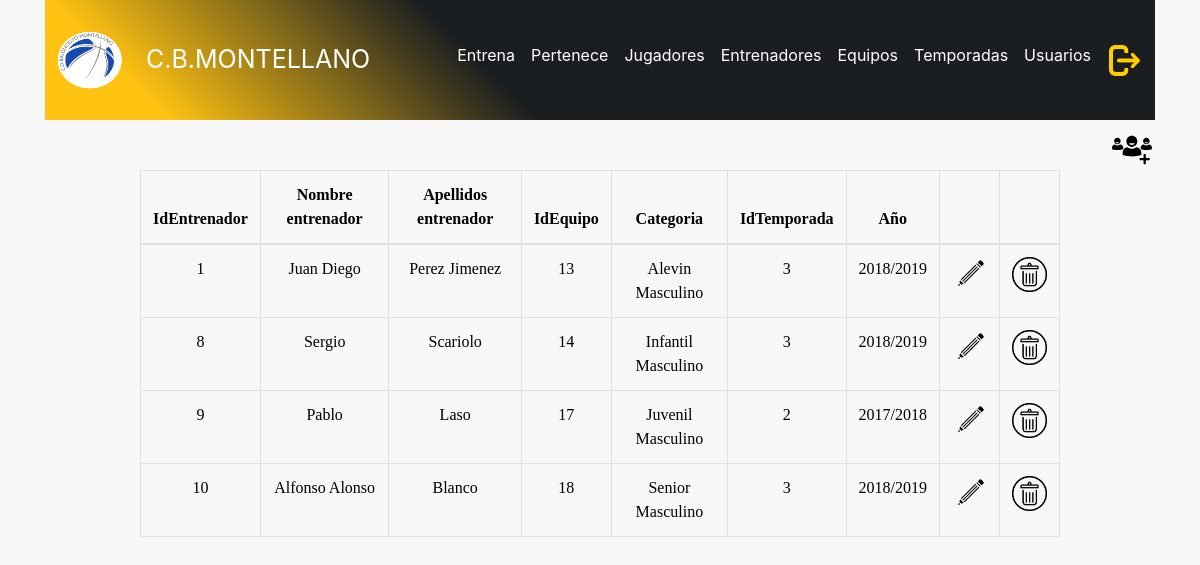
The app's page /admin/entrena.php (signed in), older data.
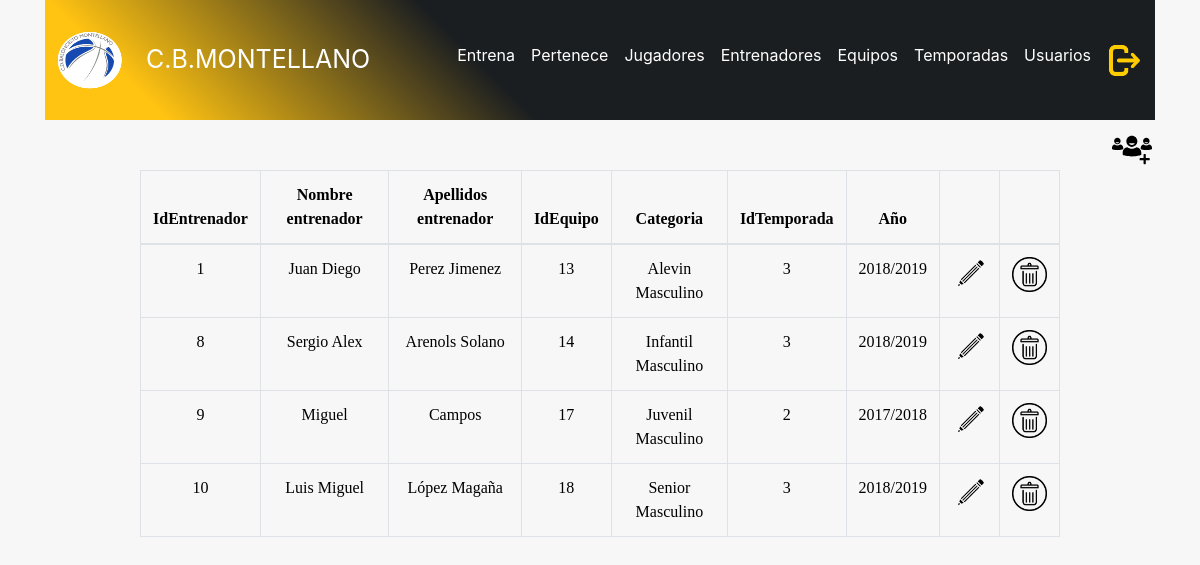
The same page, newer data.
### tables this page shows
CREATE TABLE `entrena` (
  `idtemporada` int(11) unsigned NOT NULL DEFAULT '0',
  `identrenador` int(11) unsigned NOT NULL DEFAULT '0',
  `idequipo` int(11) unsigned NOT NULL DEFAULT '0',
  PRIMARY KEY (`idtemporada`,`identrenador`,`idequipo`),
  KEY `identrenador` (`identrenador`),
  KEY `idequipo` (`idequipo`),
  CONSTRAINT `entrena_ibfk_1` FOREIGN KEY (`idtemporada`) REFERENCES `temporada` (`idtemporada`) ON DELETE CASCADE ON UPDATE CASCADE,
  CONSTRAINT `entrena_ibfk_2` FOREIGN KEY (`identrenador`) REFERENCES `entrenador` (`identrenador`) ON DELETE CASCADE ON UPDATE CASCADE,
  CONSTRAINT `entrena_ibfk_3` FOREIGN KEY (`idequipo`) REFERENCES `equipo` (`idequipo`) ON DELETE CASCADE ON UPDATE CASCADE
);

CREATE TABLE `entrenador` (
  `identrenador` int(11) unsigned NOT NULL AUTO_INCREMENT,
  `nombre` varchar(100) NOT NULL,
  `apellidos` varchar(100) NOT NULL,
  `dni` varchar(9) NOT NULL,
  `fechanacimiento` date NOT NULL,
  `numerolicencia` int(10) NOT NULL,
  `telefono` varchar(9) DEFAULT NULL,
  `direccion` varchar(100) DEFAULT NULL,
  `foto` varchar(300) DEFAULT NULL,
  PRIMARY KEY (`identrenador`)
);

CREATE TABLE `equipo` (
  `idequipo` int(11) unsigned NOT NULL AUTO_INCREMENT,
  `nombre` varchar(100) NOT NULL,
  `foto` varchar(300) DEFAULT NULL,
  PRIMARY KEY (`idequipo`)
);

CREATE TABLE `temporada` (
  `idtemporada` int(11) unsigned NOT NULL AUTO_INCREMENT,
  `nombre` varchar(100) NOT NULL,
  `fechainicio` date NOT NULL,
  `fechafin` date NOT NULL,
  PRIMARY KEY (`idtemporada`)
);

### admin/entrena.php (the view, shortened to what this page needs)
<!DOCTYPE html>
<html lang="es">
<head>
  <link rel="stylesheet" href="https://stackpath.bootstrapcdn.com/bootstrap/4.2.1/css/bootstrap.min.css">
  <link rel="stylesheet" type="text/css" href="../header/header.css">
  <link rel="stylesheet" type="text/css" href="style.css">
  <link href="//maxcdn.bootstrapcdn.com/font-awesome/4.2.0/css/font-awesome.min.css" rel="stylesheet">
</head>
<body>
<div class="container">
<?php
    include_once "../header/headeradmin.php";
?>
    <?php
      $connection = new mysqli("localhost", "juan", "2asirtriana", "cbmontellano");
      $connection->set_charset("utf8");
        $query="select en.identrenador as identrenador, ent.nombre as nombreentrenador, ent.apellidos as apellidosentrenador, en.idequipo as idequipo,eq.nombre as categoriaequipo,
        en.idtemporada as idtemporada,t.nombre as anotemporada
        from entrenador as ent
        join entrena as en on ent.identrenador = en.identrenador
        join equipo as eq on en.idequipo = eq.idequipo
        join temporada as t on en.idtemporada = t.idtemporada;";
      if ($result = $connection->query($query)) {
      ?>
      <div class="row" id="añadirequipo">
        <div class="col-md-3">
          <a href="anadirentrena.php">
            <img src="añadirequipo.svg" width="40" height="40">
          </a>
        </div>
      </div>
      <div class="row justify-content-center">
      <div class="col-md-10">
          <table class="table table-hover table-bordered" id="tabla">
          <thead>
            <tr>
              <th scope="col">IdEntrenador</th>
              <th scope="col">Nombre entrenador</th>
              <th scope="col">Apellidos entrenador</th>
              <th scope="col">IdEquipo</th>
              <th scope="col">Categoria</th>
              <th scope="col">IdTemporada</th>
              <th scope="col">Año</th>
              <th scope="col"></th>
              <th scope="col"></th>
            </tr>
          </thead>
          <tbody>
      <?php
          while($obj = $result->fetch_object()) {
              echo "<tr>";
                echo "<td>".$obj->identrenador."</td>";
                echo "<td>".$obj->nombreentrenador."</td>";
                echo "<td>".$obj->apellidosentrenador."</td>";
                echo "<td>".$obj->idequipo."</td>";
                echo "<td>".$obj->categoriaequipo."</td>";
                echo "<td>".$obj->idtemporada."</td>";
                echo "<td>".$obj->anotemporada."</td>";
                echo "<td><a href='editarentrena.php?idequipo=$obj->idequipo&idtemporada=$obj->idtemporada&identrenador=$obj->identrenador'><img src='editar2.png' width='35px' height='35px'/></a></td>";
                echo "<td><a href='eliminarentrena.php?idequipo=$obj->idequipo&idtemporada=$obj->idtemporada&identrenador=$obj->identrenador'><img src='borrar2.png' width='35px' height='35px'/></a></td>";
              echo "</tr>";
          }
      }
    ?>
    </tbody>
    </table>
    </div>
    </div>
    </div>
  </body>
</html>

Row changes from the older to the newer data that the page shows:
changed through a linked row, entrena "Infantil Masculino": identrenador.nombre "Sergio" → "Sergio Alex"; identrenador.apellidos "Scariolo" → "Arenols Solano"
changed through a linked row, entrena "Juvenil Masculino": identrenador.nombre "Pablo" → "Miguel"; identrenador.apellidos "Laso" → "Campos"
changed through a linked row, entrena "Senior Masculino": identrenador.nombre "Alfonso Alonso" → "Luis Miguel"; identrenador.apellidos "Blanco" → "López Magaña"
